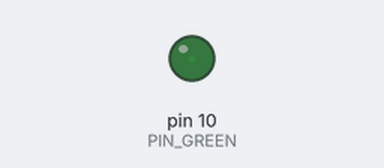
Recording of a sketch running on a simulated Arduino Uno, built with avr-gcc and run on an emulated ATmega328P. Parts: output pins drawn as LEDs (lit = HIGH).

Above: at 0.05 s.
At 3.45 s:
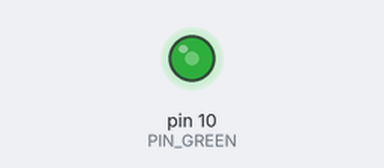
At 6.95 s:
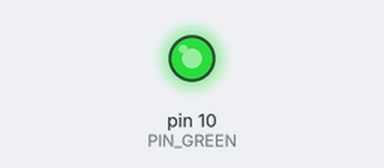
At 13.85 s:
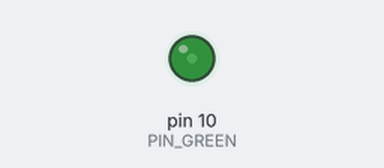
Timing chart, 0 to 19.9 s (numbered marks = the images above):
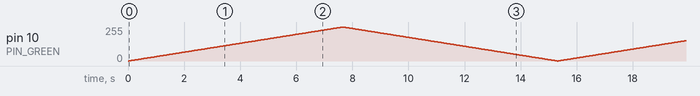

The sketch:

a06_led_power_ctrl.ino
```cpp
/**
 * 네오아두보드 LED Power Ctrl
 * @Auth TaeJuneJoung
 * @Date 2021.06.03
 * 점점 밝아졌다 어두워지기(반복문)
 */
int PIN_GREEN   = 10;

void setup() {
  pinMode(PIN_GREEN, OUTPUT);
}

/**
 * 반복문 for문
 * for (초기값; 조건식; 증감) {
 *   수행문장
 * }
 */
void loop() {
  for (int power = 0; power < 255; power++) {
    analogWrite(PIN_GREEN, power);
    delay(30);
  }
  for (int power = 255; power > 0; power--) {
    analogWrite(PIN_GREEN, power);
    delay(30);
  }
}
```
